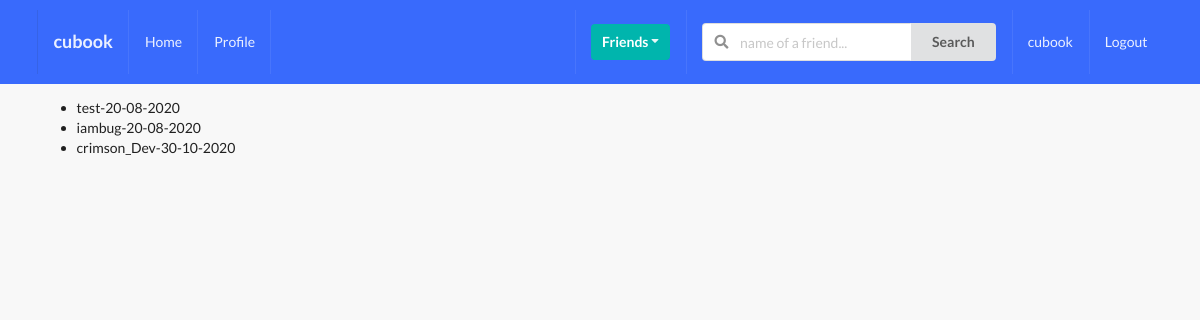
/profiles/to-invite/ (signed in), run on an earlier commit of the app's database.
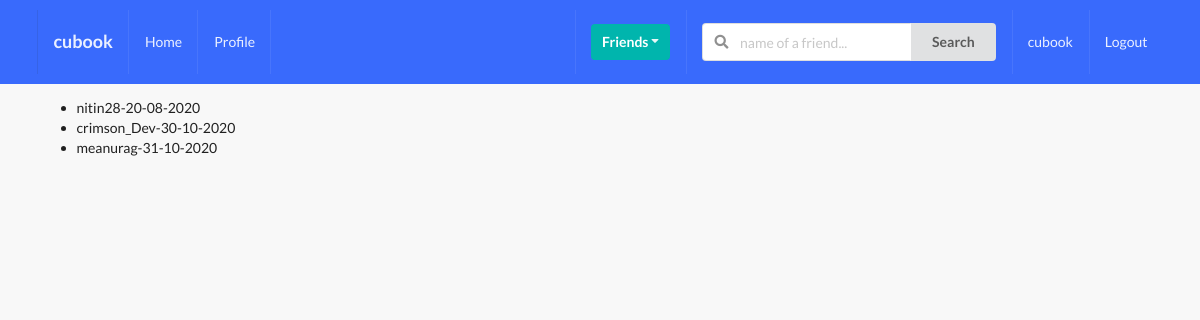
And on a later commit of the database.
### profiles/models.py (models this page shows, shortened)
class Profile(models.Model):
    first_name = models.CharField(max_length=200,blank = True)
    last_name = models.CharField(max_length=100,blank=True)
    user = models.OneToOneField(User ,on_delete=models.CASCADE)
    bio = models.TextField(default="User has no Bio!",max_length =500)
    email = models.EmailField(max_length= 200,blank = True)
    country = models.CharField(max_length= 200,blank = True)
    avatar = models.ImageField(default='avatar.png', upload_to ='avatars/')
    friends = models.ManyToManyField(User , blank=True , related_name ='friends')
    slug = models.SlugField(unique=True , blank=True)
    updated = models.DateTimeField(auto_now=True)
    created = models.DateTimeField(auto_now_add=True)
    objects = ProfileManager()
    def __str__(self):
        return f"{self.user.username}-{self.created.strftime('%d-%m-%Y')}"

### profiles/views.py (the view)
# urls.py: path('to-invite/', invite_profiles_list_view,name='invite-profiles-view'),
def invite_profiles_list_view(request):
    user = request.user
    qs = Profile.objects.get_all_profiles_to_invite(user)
    context = {'qs': qs}
    return  render(request , 'profiles/to_invite_list.html',context)

### profiles/models.py (called while the page is built)
    def get_all_profiles_to_invite(self, sender):
        profiles = Profile.objects.all().exclude(user=sender)
        profile = Profile.objects.get(user=sender)
        qs = Relationship.objects.filter(Q(sender=profile) | Q(receiver=profile))
        print(qs)
        print("#########")
        accepted = set([])
        for rel in qs:
            if rel.status == 'accepted':
                accepted.add(rel.receiver)
                accepted.add(rel.sender)
        print(accepted)
        print("#########")
        available = [profile for profile in profiles if profile not in accepted]
        print(available)
        print("#########")
        return available

    def __str__(self):
        return f"{self.sender}-{self.receiver}-{self.status}"

### profiles/templates/profiles/to_invite_list.html (shortened to what this page needs)
{% extends "base.html" %}
{% block content %}
    <ul>
       {% for item in qs %}
          <li>{{item}}</li>
       {% endfor %}
    </ul>
{% endblock content %}

### templates/base.html (shortened to what this page needs)
{% load static %}
<!doctype html>
<html lang="en">
  <head>
    <link rel="stylesheet" type="text/css" href= {% static 'style.css' %}>
    <link rel="stylesheet" type='text/css' href="https://cdnjs.cloudflare.com/ajax/libs/semantic-ui/2.2.14/semantic.min.css">
  </head>
  <body>
    {% include 'main/navbar.html' %}
    <div class="ui container">
      {% block content %}
      {% endblock content %}
    </div>
  </body>
</html>

### templates/main/navbar.html (shortened to what this page needs)
<div class="ui inverted menu nav mb-7">
    <div class="ui container">
      <a href="#" class="item">
          <h3>cubook</h3>
      </a>
      {% if request.user.is_authenticated %}
      <a href="#" class="item">
          Home
      </a>
      <a href="#" class="item">
          Profile
      </a>
      {% endif %}
      <div class="right menu">
          {% if request.user.is_authenticated %}
          <div class="item">
              <div class="ui floating dropdown icon button teal"> Friends
                  <i class="dropdown icon"></i>
               </div>
          </div>
               <div class="item">
                <form action="" method="GET">
                  <div class="ui action left icon input">
                  <input class="prompt" type="text" name='q' placeholder="name of a friend...">
                  <button type='submit' class="ui button">Search</button>
                  </div>
              </form>
              </div>
              <a href="" class="item">
                   {{ request.user }}
              </a>
              <a href="" class="ui item">
                  Logout
              </a>
          {% else %}
          <a href="" class="ui item">
                  Login
              </a>
          {% endif %}
      </div>
    </div>
  </div>

### static_project/style.css (style rules this page uses)
body { background: #f8f8f8 !important; }
.nav { border-radius: 0px !important; padding: 10px 0 10px 0 !important; background-color: #396afc !important; }
.mb-7 { margin-bottom: 7px !important; }

What changed in the data, as far as the page shows it:
removed Profile: user+created "test-20-08-2020"
removed Profile: user+created "iambug-20-08-2020"
now on this page (row edited): Profile: user+created "nitin28-20-08-2020"
added Profile: user+created "meanurag-31-10-2020"
